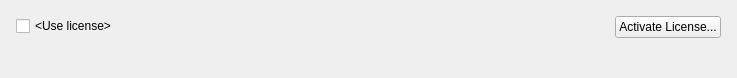
<?xml version="1.0" encoding="UTF-8"?>
<ui version="4.0">
 <class>CameraLicensePanelWidget</class>
 <widget class="nx::vms::client::desktop::Panel" name="CameraLicensePanelWidget">
  <property name="geometry">
   <rect>
    <x>0</x>
    <y>0</y>
    <width>737</width>
    <height>78</height>
   </rect>
  </property>
  <property name="windowTitle">
   <string/>
  </property>
  <layout class="QHBoxLayout" name="horizontalLayout">
   <property name="leftMargin">
    <number>16</number>
   </property>
   <property name="topMargin">
    <number>16</number>
   </property>
   <property name="rightMargin">
    <number>16</number>
   </property>
   <property name="bottomMargin">
    <number>16</number>
   </property>
   <item alignment="Qt::AlignTop">
    <widget class="QCheckBox" name="useLicenseCheckBox">
     <property name="text">
      <string notr="true">&lt;Use license&gt;</string>
     </property>
    </widget>
   </item>
   <item alignment="Qt::AlignTop">
    <widget class="QLabel" name="licenseUsageLabel">
     <property name="sizePolicy">
      <sizepolicy hsizetype="Expanding" vsizetype="Fixed">
       <horstretch>0</horstretch>
       <verstretch>0</verstretch>
      </sizepolicy>
     </property>
     <property name="text">
      <string notr="true">&lt;license usage&gt;</string>
     </property>
    </widget>
   </item>
   <item alignment="Qt::AlignTop">
    <widget class="QPushButton" name="moreLicensesButton">
     <property name="text">
      <string>Activate License...</string>
     </property>
    </widget>
   </item>
  </layout>
 </widget>
 <customwidgets>
  <customwidget>
   <class>nx::vms::client::desktop::Panel</class>
   <extends>QWidget</extends>
   <header location="global">nx/vms/client/desktop/common/widgets/panel.h</header>
   <container>1</container>
  </customwidget>
 </customwidgets>
 <resources/>
 <connections/>
</ui>
